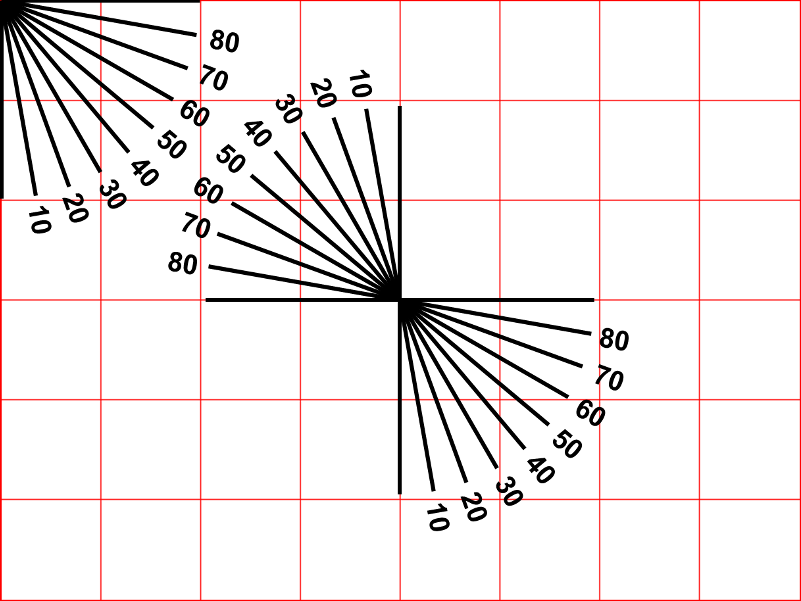
#> input picture py/img-grid.png, 801 x 601 px
$ jupyter execute lab_01_transformations.ipynb   (shell and % lines are left out)
#> lines starting #> are read from the running program, lines starting #| are printed output that depends on the picture
# Step 2: Image transformations with NumPy and OpenCV
We will now use NumPy and OpenCV to transform an image by applying transformation matrices on homogeneous form.

## 1. Eigen and homogeneous representations
For different values of **t**, *&theta;* and **u**,

use NumPy to define a 2D Euclidean transformation matrix

  $\mathbf{E} = \begin{bmatrix}\mathbf{R} & \mathbf{t} \\\mathbf{0} & 1\end{bmatrix}$

  where

  $\mathbf{R} =
  \begin{bmatrix}
  \cos \theta & -\sin \theta \\
  \sin \theta & \cos \theta
  \end{bmatrix}$

  is the rotation matrix corresponding to a counterclockwise rotation with an angle *&theta;* about the origin, and

  $\mathbf{t} =
  \begin{bmatrix}
  dx \\
  dy \\
  \end{bmatrix}$

  is the translation vector.

Define a pixel

  $\mathbf{u} =
  \begin{bmatrix}
  u \\
  v \\
  \end{bmatrix}$

  and obtain the transformed pixel $\mathbf{u}_{trans}$ by computing the transformation using homogeneous coordinates

$\mathbf{\tilde u}_{trans} = \mathbf{E} \mathbf{\tilde u}$

**Tips**:
You might want to convert between degrees and radians, so see if you can find the appropriate values and functions in NumPy.
Hint: [https://numpy.org/doc/stable/reference/routines.math.html](https://numpy.org/doc/stable/reference/routines.math.html)

[cell 1]
import numpy as np

# For convenience, we define two functions for converting a vector to homogeneous coordinates and back
# If you are not at all familiar with the lambda, see e.g. https://www.w3schools.com/python/python_lambda.asp
homogeneous = lambda x: np.append(x, [[1]], axis=0)
hnormalized = lambda x: x[:-1]/x[-1]

# TODO: Translation
t = np.array([[0],[0]])

# TODO: Rotation
theta = np.radians(30)
R = np.array([
    [np.cos(theta), -np.sin(theta)],
    [np.sin(theta),  np.cos(theta)]
])

# TODO: Euclidean transformation that rotates and then translates
E = np.block([
    [R, t],
    [0, 0, 1]
])

# TODO: Perform the transformation on a pixel u.
# Hint: What operator is used for matrix multiplication in NumPy?
u = np.array([[100],[100]])
u_transformed = hnormalized(E @ homogeneous(u))

print(f"Euclidean transformation E = \n{E}\n")
print(f"Original pixel u = \n{u}\n")
print(f"Transformed pixel u_transformed = \n{u_transformed}")

## 2. Transform images

We will now use the **E** matrix to transform the image above.

Notice that you can use the grid and protractor to check your transformations.
There are 100 pixels between each grid line, and you can check the rotation by recognizing which protractor line is parallel with the new y-axis.

- Read the image using [cv2.imread()](https://docs.opencv.org/4.5.5/d4/da8/group__imgcodecs.html#ga288b8b3da0892bd651fce07b3bbd3a56)
- Perform the transformation using [cv2.warpPerspective()](https://docs.opencv.org/4.5.5/da/d54/group__imgproc__transform.html#gaf73673a7e8e18ec6963e3774e6a94b87)
- Try different transformations.
- Try the *inverse* transformation (how can you easily compute that?).

Hint: See the OpenCV Python tutorial, [Getting Started with Images](https://docs.opencv.org/4.5.5/db/deb/tutorial_display_image.html) (Click the `Python` button).

[cell 2]
import cv2
import matplotlib.pyplot as plt
plt.rcParams['figure.figsize'] = [15, 15]

# TODO: Read the image
filename = '../img-grid.png'
img = cv2.imread(filename)
#> img is the input picture: shape (601, 801, 3); mean B, G, R 233.7, 233.7, 239.5

# TODO: Perform transformation on the image

# TODO: Repeat exercise 1 and create the transformation matrix E
#t = None  #< Todo: repeat from step 1
#R = None  #< Todo: repeat from step 1
#E = None  #< Todo: repeat from step 1

# img_size must be (cols, rows)
img_size = img.shape[1::-1]
#> img_size = (801, 601)
img_trans_E = cv2.warpPerspective(img, E, img_size, flags=cv2.INTER_CUBIC)
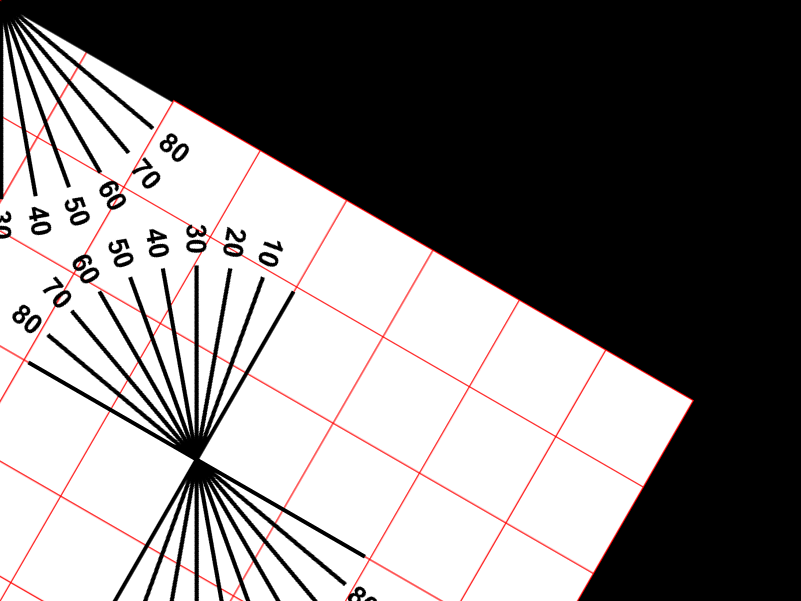
#> img_trans_E: shape (601, 801, 3); mean B, G, R 126.4, 126.4, 129.2

# Display the original and the transformed image
axes = plt.subplots(1, 2)[1]
ax1, ax2 = axes
ax1.set_title('Original image')
ax2.set_title('Transformed image')
ax1.imshow(cv2.cvtColor(img, cv2.COLOR_BGR2RGB))
ax2.imshow(cv2.cvtColor(img_trans_E, cv2.COLOR_BGR2RGB))
plt.show()
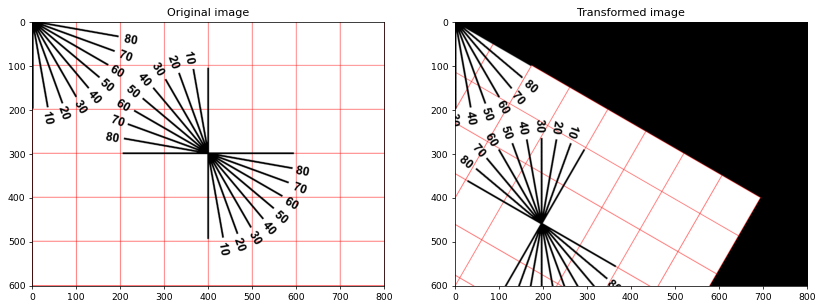
#> figure drawn by matplotlib, 2 panels

# TODO: Try different transformations (rotations and translations)

## 3. Composing transformations
Have you noticed that the image is rotated around the upper left corner? Why is it so?

We can rotate around the image center by first translating the origin to the center, rotating and then translate back by performing the opposite translation.
We can compose these transformations to a single transformation by multiplying all corresponding transformation matrices together:

$\mathbf{E}_{composed} = \mathbf{E}_{corner \leftarrow center} \; \mathbf{E}_{rotate} \; \mathbf{E}_{center \leftarrow corner}$

- Rotate the image about its center by computing the composed transformation above.
- Finally, try adding a scaling transformation (zoom) after the rotation. What kind of composed transformation do we obtain then?

[cell 3]
import cv2
import matplotlib.pyplot as plt
plt.rcParams['figure.figsize'] = [15, 15]

img = cv2.imread('../img-grid.png')

# Todo: Compose transformations to rotate and scale around the centre of the image.
#R = None  #< Todo: repeat from step 1
theta = np.radians(60)
R = np.array([
    [np.cos(theta), -np.sin(theta)],
    [np.sin(theta),  np.cos(theta)]
])

# Compose transformations to rotate around the centre of the image:
# First, find the pixel position of the image centre.
c = np.array(img.shape[1::-1])/2
#> c = [400.5, 300.5]
print(f"img size: {img.shape[:2]}, center pixel: {c}\n")
#| img size: (601, 801), center pixel: [400.5 300.5]

# Define the translation that moves the origin to the image centre.
E_translate_to_centre = np.eye(3)
E_translate_to_centre[:2,2] = -c
print(f"E_translate_to_centre:\n{E_translate_to_centre}")

# Use the same rotation as in 1.
E_rotate = np.eye(3)
E_rotate[:2, :2] = R
print(f"E_rotate:\n{E_rotate}")

# Define the translation that moves the origin back.
E_translate_back = np.eye(3)
E_translate_back[:2,2] = c
print(f"E_translate_back:\n{E_translate_back}")

# Compose the transformations to find the resulting Euclidean transform.
E_composed = E_translate_back @ E_rotate @ E_translate_to_centre
print(f"E_composed:\n{E_composed}")

# Perform the transformation on the image.
img_rotated = cv2.warpPerspective(img, E_composed, img.shape[1::-1], flags=cv2.INTER_CUBIC)
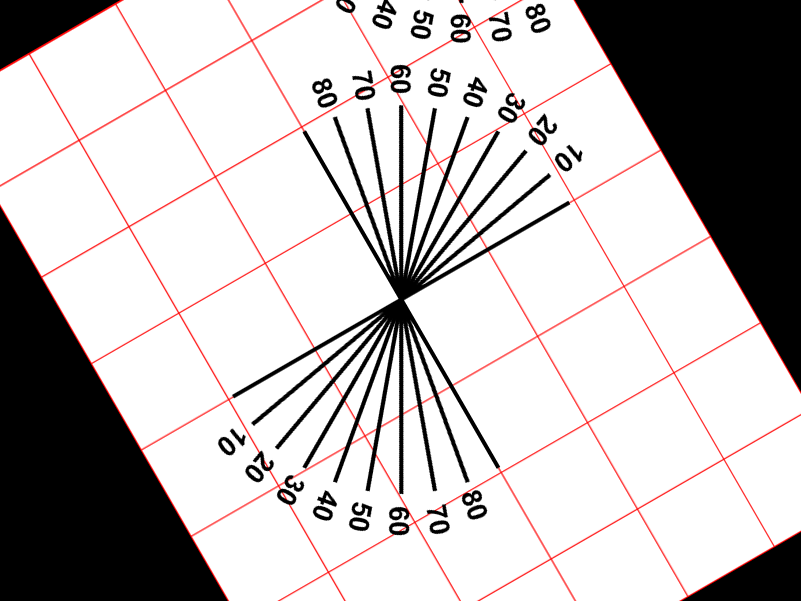
#> img_rotated: shape (601, 801, 3); mean B, G, R 187.7, 187.7, 192.1

# Define a scaling/zooming
scale = 0.75
S_scale = np.eye(3)
S_scale[:2, :2] *= scale
print(f"S_scale:\n{S_scale}")

# Compose the transformations, including scaling, to get the resulting similarity transform:
S_composed = E_translate_back @ S_scale @ E_rotate @ E_translate_to_centre
img_rotated_scaled = cv2.warpPerspective(img, S_composed, img.shape[1::-1], flags=cv2.INTER_CUBIC)
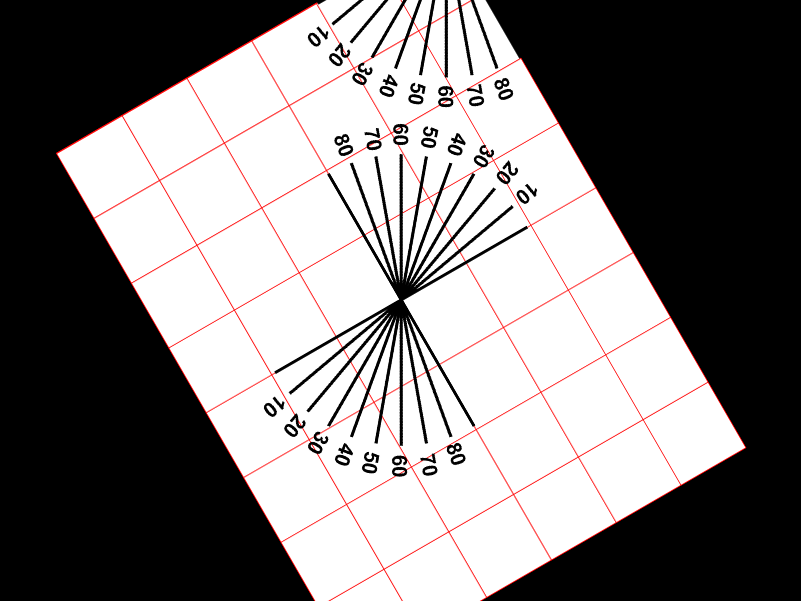
#> img_rotated_scaled: shape (601, 801, 3); mean B, G, R 126.4, 126.4, 129.5

# Display the transformed and the scaled image
axes = plt.subplots(1, 2)[1]
ax1, ax2 = axes
ax1.set_title('Rotated image')
ax2.set_title('Rotated and scaled image')
ax1.imshow(cv2.cvtColor(img_rotated, cv2.COLOR_BGR2RGB))
ax2.imshow(cv2.cvtColor(img_rotated_scaled, cv2.COLOR_BGR2RGB))
# remove the x and y ticks
plt.setp(axes, xticks=[], yticks=[])
plt.show()
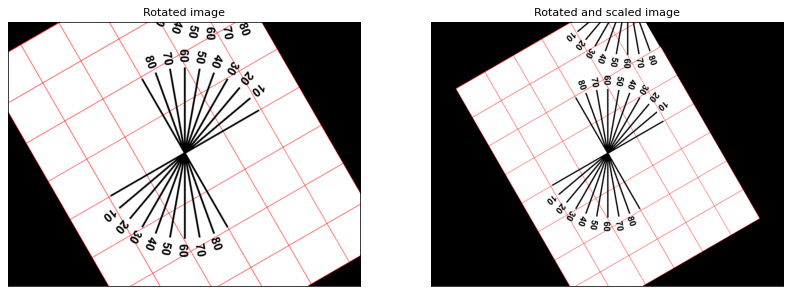
#> figure drawn by matplotlib, 2 panels
